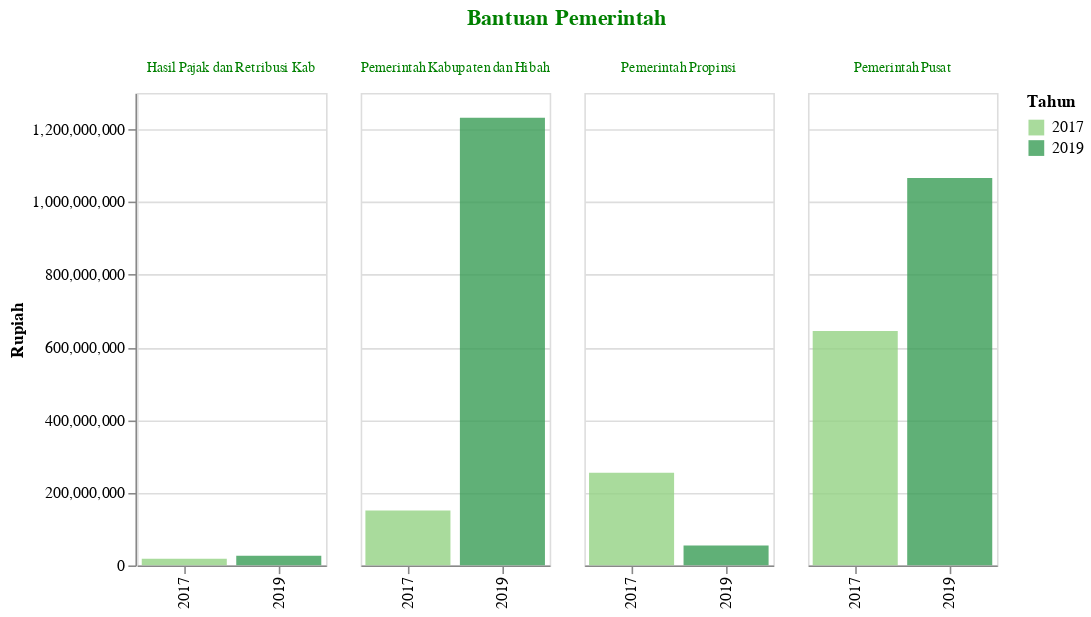

Notebook code for this chart:
### Code cell
plot2s = plot_3(df_2,'Rupiah','Bantuan Pemerintah',120)
plot2s = plot2s.configure_header(titleColor='green',titleFontSize=14,
                       labelColor='green', labelFontSize=9)
plot2s

### Figure 1 — Vega-Lite specification as saved in the notebook (floating-point values rounded to 4 significant figures)
{"config": {"view": {"continuousWidth": 400, "continuousHeight": 300}, "header": {"labelColor": "green", "labelFontSize": 9, "titleColor": "green", "titleFontSize": 14}}, "data": {"name": "data-8b75cc3cbe1d8b5cc9393616b6c1f001"}, "mark": {"type": "bar", "opacity": 0.8}, "encoding": {"color": {"condition": {"type": "nominal", "field": "Tahun", "scale": {"scheme": "yellowgreen"}, "selection": "selector001"}, "value": "lightgray"}, "column": {"type": "nominal", "field": "Keterangan", "title": "Bantuan Pemerintah"}, "tooltip": [{"type": "quantitative", "field": "Tahun"}, {"type": "nominal", "field": "Keterangan"}, {"type": "nominal", "field": "Jumlah"}, {"type": "nominal", "field": "Satuan"}], "x": {"type": "ordinal", "field": "Tahun", "title": ""}, "y": {"type": "quantitative", "axis": {"tickMinStep": 1}, "field": "N", "title": "Rupiah"}}, "resolve": {"scale": {"x": "independent"}}, "selection": {"selector001": {"type": "single", "encodings": ["y", "color"]}, "selector038": {"type": "interval", "bind": "scales", "encodings": ["x", "y"]}}, "width": 120, "$schema": "https://vega.github.io/schema/vega-lite/v4.8.1.json", "datasets": {"data-8b75cc3cbe1d8b5cc9393616b6c1f001": [{"Tahun": 2017, "Kode": 6, "Data": "Bantuan Pemerintah", "Kode Kategori": 6.1, "Kategori": "Pemerintah Pusat", "Keterangan": "Pemerintah Pusat", "N": 644700000.0, "Satuan": "Rupiah", "Jumlah": "Rp 644.7 Juta"}, {"Tahun": 2017, "Kode": 6, "Data": "Bantuan Pemerintah", "Kode Kategori": 6.1, "Kategori": "Pemerintah Propinsi", "Keterangan": "Pemerintah Propinsi", "N": 255000000.0, "Satuan": "Rupiah", "Jumlah": "Rp 255.0 Juta"}, {"Tahun": 2017, "Kode": 6, "Data": "Bantuan Pemerintah", "Kode Kategori": 6.1, "Kategori": "Pemerintah Kabupaten dan Hibah", "Keterangan": "Pemerintah Kabupaten dan Hibah", "N": 151000000.0, "Satuan": "Rupiah", "Jumlah": "Rp 151.0 Juta"}, {"Tahun": 2017, "Kode": 6, "Data": "Bantuan Pemerintah", "Kode Kategori": 6.1, "Kategori": "Hasil Pajak dan Retribusi Kab", "Keterangan": "Hasil Pajak dan Retribusi Kab", "N": 18700000.0, "Satuan": "Rupiah", "Jumlah": "Rp 18.7 Juta"}, {"Tahun": 2019, "Kode": 6, "Data": "Bantuan Pemerintah", "Kode Kategori": 6.1, "Kategori": "Pemerintah Pusat", "Keterangan": "Pemerintah Pusat", "N": 1066000000.0, "Satuan": "Rupiah", "Jumlah": "Rp 1065.7 Juta"}, {"Tahun": 2019, "Kode": 6, "Data": "Bantuan Pemerintah", "Kode Kategori": 6.1, "Kategori": "Pemerintah Propinsi", "Keterangan": "Pemerintah Propinsi", "N": 55000000.0, "Satuan": "Rupiah", "Jumlah": "Rp 55.0 Juta"}, {"Tahun": 2019, "Kode": 6, "Data": "Bantuan Pemerintah", "Kode Kategori": 6.1, "Kategori": "Pemerintah Kabupaten dan Hibah", "Keterangan": "Pemerintah Kabupaten dan Hibah", "N": 1232000000.0, "Satuan": "Rupiah", "Jumlah": "Rp 1231.7 Juta"}, {"Tahun": 2019, "Kode": 6, "Data": "Bantuan Pemerintah", "Kode Kategori": 6.1, "Kategori": "Hasil Pajak dan Retribusi Kab", "Keterangan": "Hasil Pajak dan Retribusi Kab", "N": 26720000.0, "Satuan": "Rupiah", "Jumlah": "Rp 26.7 Juta"}]}}
